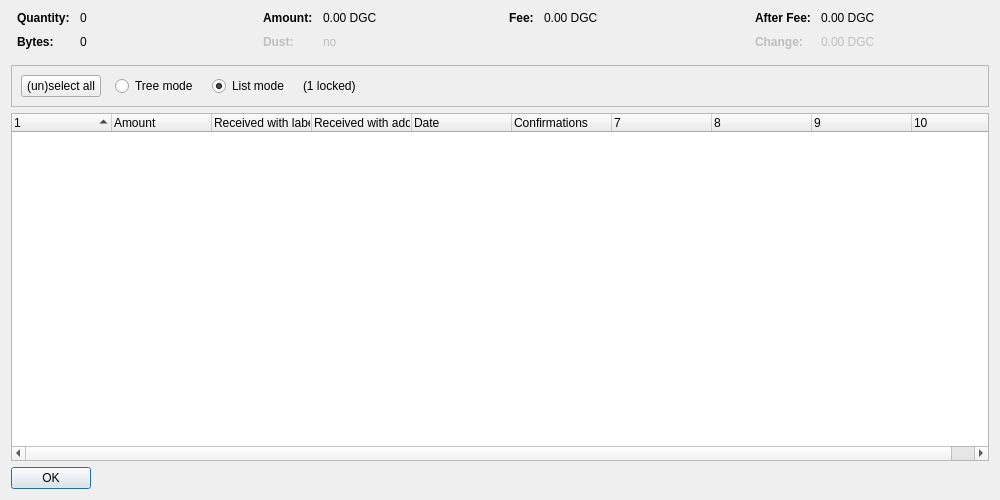
<?xml version="1.0" encoding="UTF-8"?>
<ui version="4.0">
 <class>CoinControlDialog</class>
 <widget class="QDialog" name="CoinControlDialog">
  <property name="geometry">
   <rect>
    <x>0</x>
    <y>0</y>
    <width>1000</width>
    <height>500</height>
   </rect>
  </property>
  <property name="windowTitle">
   <string>Coin Selection</string>
  </property>
  <layout class="QVBoxLayout" name="verticalLayout">
   <item>
    <layout class="QHBoxLayout" name="horizontalLayoutTop" stretch="0,0,0,0">
     <property name="topMargin">
      <number>0</number>
     </property>
     <property name="bottomMargin">
      <number>10</number>
     </property>
     <item>
      <layout class="QFormLayout" name="formLayoutCoinControl1">
       <property name="horizontalSpacing">
        <number>10</number>
       </property>
       <property name="verticalSpacing">
        <number>10</number>
       </property>
       <property name="leftMargin">
        <number>6</number>
       </property>
       <property name="rightMargin">
        <number>6</number>
       </property>
       <item row="0" column="0">
        <widget class="QLabel" name="labelCoinControlQuantityText">
         <property name="font">
          <font>
           <weight>75</weight>
           <bold>true</bold>
          </font>
         </property>
         <property name="text">
          <string>Quantity:</string>
         </property>
        </widget>
       </item>
       <item row="0" column="1">
        <widget class="QLabel" name="labelCoinControlQuantity">
         <property name="cursor">
          <cursorShape>IBeamCursor</cursorShape>
         </property>
         <property name="contextMenuPolicy">
          <enum>Qt::ActionsContextMenu</enum>
         </property>
         <property name="text">
          <string notr="true">0</string>
         </property>
         <property name="textInteractionFlags">
          <set>Qt::LinksAccessibleByMouse|Qt::TextSelectableByKeyboard|Qt::TextSelectableByMouse</set>
         </property>
        </widget>
       </item>
       <item row="1" column="0">
        <widget class="QLabel" name="labelCoinControlBytesText">
         <property name="font">
          <font>
           <weight>75</weight>
           <bold>true</bold>
          </font>
         </property>
         <property name="text">
          <string>Bytes:</string>
         </property>
        </widget>
       </item>
       <item row="1" column="1">
        <widget class="QLabel" name="labelCoinControlBytes">
         <property name="cursor">
          <cursorShape>IBeamCursor</cursorShape>
         </property>
         <property name="contextMenuPolicy">
          <enum>Qt::ActionsContextMenu</enum>
         </property>
         <property name="text">
          <string notr="true">0</string>
         </property>
         <property name="textInteractionFlags">
          <set>Qt::LinksAccessibleByMouse|Qt::TextSelectableByKeyboard|Qt::TextSelectableByMouse</set>
         </property>
        </widget>
       </item>
      </layout>
     </item>
     <item>
      <layout class="QFormLayout" name="formLayoutCoinControl2">
       <property name="horizontalSpacing">
        <number>10</number>
       </property>
       <property name="verticalSpacing">
        <number>10</number>
       </property>
       <property name="leftMargin">
        <number>6</number>
       </property>
       <property name="rightMargin">
        <number>6</number>
       </property>
       <item row="0" column="0">
        <widget class="QLabel" name="labelCoinControlAmountText">
         <property name="font">
          <font>
           <weight>75</weight>
           <bold>true</bold>
          </font>
         </property>
         <property name="text">
          <string>Amount:</string>
         </property>
        </widget>
       </item>
       <item row="0" column="1">
        <widget class="QLabel" name="labelCoinControlAmount">
         <property name="cursor">
          <cursorShape>IBeamCursor</cursorShape>
         </property>
         <property name="contextMenuPolicy">
          <enum>Qt::ActionsContextMenu</enum>
         </property>
         <property name="text">
          <string notr="true">0.00 DGC</string>
         </property>
         <property name="textInteractionFlags">
          <set>Qt::LinksAccessibleByMouse|Qt::TextSelectableByKeyboard|Qt::TextSelectableByMouse</set>
         </property>
        </widget>
       </item>
       <item row="1" column="0">
        <widget class="QLabel" name="labelCoinControlLowOutputText">
         <property name="enabled">
          <bool>false</bool>
         </property>
         <property name="font">
          <font>
           <weight>75</weight>
           <bold>true</bold>
          </font>
         </property>
         <property name="text">
          <string>Dust:</string>
         </property>
        </widget>
       </item>
       <item row="1" column="1">
        <widget class="QLabel" name="labelCoinControlLowOutput">
         <property name="enabled">
          <bool>false</bool>
         </property>
         <property name="cursor">
          <cursorShape>IBeamCursor</cursorShape>
         </property>
         <property name="contextMenuPolicy">
          <enum>Qt::ActionsContextMenu</enum>
         </property>
         <property name="text">
          <string notr="true">no</string>
         </property>
         <property name="textInteractionFlags">
          <set>Qt::LinksAccessibleByMouse|Qt::TextSelectableByKeyboard|Qt::TextSelectableByMouse</set>
         </property>
        </widget>
       </item>
      </layout>
     </item>
     <item>
      <layout class="QFormLayout" name="formLayoutCoinControl3">
       <property name="horizontalSpacing">
        <number>10</number>
       </property>
       <property name="verticalSpacing">
        <number>10</number>
       </property>
       <property name="leftMargin">
        <number>6</number>
       </property>
       <property name="rightMargin">
        <number>6</number>
       </property>
       <item row="0" column="0">
        <widget class="QLabel" name="labelCoinControlFeeText">
         <property name="font">
          <font>
           <weight>75</weight>
           <bold>true</bold>
          </font>
         </property>
         <property name="text">
          <string>Fee:</string>
         </property>
        </widget>
       </item>
       <item row="0" column="1">
        <widget class="QLabel" name="labelCoinControlFee">
         <property name="cursor">
          <cursorShape>IBeamCursor</cursorShape>
         </property>
         <property name="contextMenuPolicy">
          <enum>Qt::ActionsContextMenu</enum>
         </property>
         <property name="text">
          <string notr="true">0.00 DGC</string>
         </property>
         <property name="textInteractionFlags">
          <set>Qt::LinksAccessibleByMouse|Qt::TextSelectableByKeyboard|Qt::TextSelectableByMouse</set>
         </property>
        </widget>
       </item>
      </layout>
     </item>
     <item>
      <layout class="QFormLayout" name="formLayoutCoinControl4">
       <property name="horizontalSpacing">
        <number>10</number>
       </property>
       <property name="verticalSpacing">
        <number>10</number>
       </property>
       <property name="leftMargin">
        <number>6</number>
       </property>
       <property name="rightMargin">
        <number>6</number>
       </property>
       <item row="0" column="0">
        <widget class="QLabel" name="labelCoinControlAfterFeeText">
         <property name="font">
          <font>
           <weight>75</weight>
           <bold>true</bold>
          </font>
         </property>
         <property name="text">
          <string>After Fee:</string>
         </property>
        </widget>
       </item>
       <item row="0" column="1">
        <widget class="QLabel" name="labelCoinControlAfterFee">
         <property name="cursor">
          <cursorShape>IBeamCursor</cursorShape>
         </property>
         <property name="contextMenuPolicy">
          <enum>Qt::ActionsContextMenu</enum>
         </property>
         <property name="text">
          <string notr="true">0.00 DGC</string>
         </property>
         <property name="textInteractionFlags">
          <set>Qt::LinksAccessibleByMouse|Qt::TextSelectableByKeyboard|Qt::TextSelectableByMouse</set>
         </property>
        </widget>
       </item>
       <item row="1" column="0">
        <widget class="QLabel" name="labelCoinControlChangeText">
         <property name="enabled">
          <bool>false</bool>
         </property>
         <property name="font">
          <font>
           <weight>75</weight>
           <bold>true</bold>
          </font>
         </property>
         <property name="text">
          <string>Change:</string>
         </property>
        </widget>
       </item>
       <item row="1" column="1">
        <widget class="QLabel" name="labelCoinControlChange">
         <property name="enabled">
          <bool>false</bool>
         </property>
         <property name="cursor">
          <cursorShape>IBeamCursor</cursorShape>
         </property>
         <property name="contextMenuPolicy">
          <enum>Qt::ActionsContextMenu</enum>
         </property>
         <property name="text">
          <string notr="true">0.00 DGC</string>
         </property>
         <property name="textInteractionFlags">
          <set>Qt::LinksAccessibleByMouse|Qt::TextSelectableByKeyboard|Qt::TextSelectableByMouse</set>
         </property>
        </widget>
       </item>
      </layout>
     </item>
    </layout>
   </item>
   <item>
    <widget class="QFrame" name="frame">
     <property name="minimumSize">
      <size>
       <width>0</width>
       <height>40</height>
      </size>
     </property>
     <property name="frameShape">
      <enum>QFrame::StyledPanel</enum>
     </property>
     <property name="frameShadow">
      <enum>QFrame::Sunken</enum>
     </property>
     <layout class="QHBoxLayout" name="horizontalLayout">
      <item>
       <layout class="QHBoxLayout" name="horizontalLayoutPanel" stretch="0,0,0,0,0">
        <property name="spacing">
         <number>14</number>
        </property>
        <item>
         <widget class="QPushButton" name="pushButtonSelectAll">
          <property name="sizePolicy">
           <sizepolicy hsizetype="Maximum" vsizetype="Fixed">
            <horstretch>0</horstretch>
            <verstretch>0</verstretch>
           </sizepolicy>
          </property>
          <property name="text">
           <string>(un)select all</string>
          </property>
          <property name="autoDefault">
           <bool>false</bool>
          </property>
         </widget>
        </item>
        <item>
         <widget class="QRadioButton" name="radioTreeMode">
          <property name="sizePolicy">
           <sizepolicy hsizetype="Maximum" vsizetype="Fixed">
            <horstretch>0</horstretch>
            <verstretch>0</verstretch>
           </sizepolicy>
          </property>
          <property name="text">
           <string>Tree mode</string>
          </property>
         </widget>
        </item>
        <item>
         <widget class="QRadioButton" name="radioListMode">
          <property name="sizePolicy">
           <sizepolicy hsizetype="Maximum" vsizetype="Fixed">
            <horstretch>0</horstretch>
            <verstretch>0</verstretch>
           </sizepolicy>
          </property>
          <property name="text">
           <string>List mode</string>
          </property>
          <property name="checked">
           <bool>true</bool>
          </property>
         </widget>
        </item>
        <item>
         <widget class="QLabel" name="labelLocked">
          <property name="text">
           <string notr="true">(1 locked)</string>
          </property>
         </widget>
        </item>
        <item>
         <spacer name="horizontalSpacer">
          <property name="orientation">
           <enum>Qt::Horizontal</enum>
          </property>
          <property name="sizeHint" stdset="0">
           <size>
            <width>40</width>
            <height>20</height>
           </size>
          </property>
         </spacer>
        </item>
       </layout>
      </item>
     </layout>
    </widget>
   </item>
   <item>
    <widget class="CoinControlTreeWidget" name="treeWidget">
     <property name="contextMenuPolicy">
      <enum>Qt::CustomContextMenu</enum>
     </property>
     <property name="sortingEnabled">
      <bool>false</bool>
     </property>
     <property name="columnCount">
      <number>10</number>
     </property>
     <attribute name="headerShowSortIndicator" stdset="0">
      <bool>true</bool>
     </attribute>
     <attribute name="headerStretchLastSection">
      <bool>false</bool>
     </attribute>
     <column>
      <property name="text">
       <string/>
      </property>
     </column>
     <column>
      <property name="text">
       <string>Amount</string>
      </property>
     </column>
     <column>
      <property name="text">
       <string>Received with label</string>
      </property>
     </column>
     <column>
      <property name="text">
       <string>Received with address</string>
      </property>
     </column>
     <column>
      <property name="text">
       <string>Date</string>
      </property>
     </column>
     <column>
      <property name="text">
       <string>Confirmations</string>
      </property>
      <property name="toolTip">
       <string>Confirmed</string>
      </property>
     </column>
     <column>
      <property name="text">
       <string/>
      </property>
     </column>
     <column>
      <property name="text">
       <string/>
      </property>
     </column>
     <column>
      <property name="text">
       <string/>
      </property>
     </column>
     <column>
      <property name="text">
       <string/>
      </property>
     </column>
    </widget>
   </item>
   <item>
    <widget class="QDialogButtonBox" name="buttonBox">
     <property name="sizePolicy">
      <sizepolicy hsizetype="Maximum" vsizetype="Fixed">
       <horstretch>0</horstretch>
       <verstretch>0</verstretch>
      </sizepolicy>
     </property>
     <property name="orientation">
      <enum>Qt::Horizontal</enum>
     </property>
     <property name="standardButtons">
      <set>QDialogButtonBox::Ok</set>
     </property>
    </widget>
   </item>
  </layout>
 </widget>
 <customwidgets>
  <customwidget>
   <class>CoinControlTreeWidget</class>
   <extends>QTreeWidget</extends>
   <header>coincontroltreewidget.h</header>
  </customwidget>
 </customwidgets>
 <resources/>
 <connections/>
</ui>
